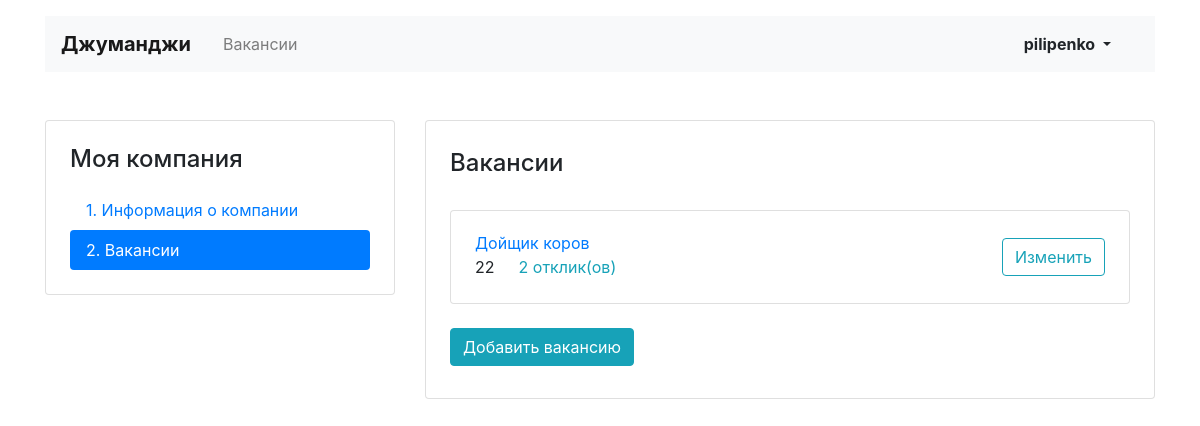
/mycompany/vacancies/ (signed in), run on the app's committed database.
### JobforJunes/models.py (models this page shows)
class Vacancy(models.Model):
    title = models.CharField(max_length=64)
    specialty = models.ForeignKey(Specialty, on_delete=models.CASCADE, related_name='vacancies')
    company = models.ForeignKey(Company, on_delete=models.CASCADE, related_name='companies')
    skills = models.TextField()
    description = models.TextField()
    salary_min = models.IntegerField()
    salary_max = models.IntegerField()
    published_at = models.CharField(max_length=20)

### JobforJunes/views/my_vacancies.py (the view)
# urls.py: path('mycompany/vacancies/', MyVacanciesList.as_view(), name='my_vacancies'),
class MyVacanciesList(LoginRequiredMixin, View):
    def get(self, request):
        my_vacancies = Vacancy.objects.filter(company=request.user.company).annotate(appl_number=Count('applications'))
        if len(my_vacancies)>0:
            return render(request, 'vacancy_list.html', {'my_vacancies':my_vacancies})
        else:
            return render(request, 'vacancy_start.html')

### templates/vacancy_list.html (shortened to what this page needs)
{% extends 'base.html' %}
{%block project %}
  <main class="container mt-3 pb-5">
    <div class="row mt-5">
      <div class="col-12 col-lg-4">
        <aside class="pt-3 pb-4 px-4 mb-5 card">
          <h1 class="h4 pt-2 pb-2">Моя компания</h1>
          <div class="nav flex-column nav-pills" id="v-pills-tab" role="tablist" aria-orientation="vertical">
            <a class="nav-link" href={% url 'my_company' %}>1. Информация о&nbsp;компании</a>
            <a class="nav-link active" href={url 'my_vacancies'}>2. Вакансии</a>
          </div>
        </aside>
      </div>
      <div class="col-12 col-lg-8">
        <div class="card">
          <div class="card-body px-4 pb-4">
            <section class="tab-pane fade show active">
              <h2 class="h4 pt-2 pb-3">Вакансии</h2>
              {% for vacancy in my_vacancies %}
              <div class="card mt-3">
                <div class="card-body px-4">
                  <div class="row align-items-center">
                    <div class="col-6 col-lg-8">
                      <a href="#" class="mb-1">{{vacancy.title}}</a>
                      <p class="mb-1">
                        <span class="mr-4">{{vacancy.salary_max}}</span><a href="#" class="text-info">{{vacancy.appl_number}} отклик(ов)</a>
                      </p>
                    </div>
                    <div class="col-6 col-lg-4 text-right">
                      <a href={% url 'vacancy_edit' vacancy.id %} class="btn btn-outline-info">Изменить</a>
                    </div>
                  </div>
                </div>
              </div>
              {% endfor %}
            </section>
            <br>
            <a href={% url 'vacancy_create' %} class="btn btn-info mb-2">Добавить вакансию</a>
          </div>
        </div>
      </div>
    </div>
  </main>
{% endblock %}

### templates/base.html (shortened to what this page needs)
<!DOCTYPE html>
<html lang="ru">
<head>
  <link rel="stylesheet" href="https://stackpath.bootstrapcdn.com/bootstrap/4.3.1/css/bootstrap.min.css">
</head>
<body>
  <header class="container mt-3">
    <nav class="navbar navbar-expand-lg navbar-light bg-light">
      <a class="navbar-brand mr-4 font-weight-bold" href={% url 'main' %}>Джуманджи</a>
      <div class="collapse navbar-collapse justify-content-between" id="navbarNav">
        <ul class="navbar-nav col-10">
          <li class="nav-item">
          <li {% if url == 'vacancies' %} class="nav-item active" {% endif %}>
              <a class="nav-link" href={% url 'vacancies' %}>Вакансии</a>
          </li>
       </ul>
          {% if request.user.is_anonymous  %}
        <ul class="navbar-nav col-2 justify-content-end">
          <li class="nav-item active">
            <a href={% url 'login' %} class="nav-link font-weight-bold">Вход</a>
          </li>
        </ul>
      </div>
    </nav>
        </ul>
   </div>
      {% else %}
          <ul class="navbar-nav col-2 justify-content-end">
          <li class="nav-item active">
            <div class="btn-group">
              <button type="button" class="btn dropdown-toggle font-weight-bold" data-toggle="dropdown" aria-haspopup="true" aria-expanded="false">
                {{request.user.username}}
              </button>
            </div>
          </li>
        </ul>
    {% endif %}
  </header>
{%block project%} {%endblock%}
<body>
</body>
</html>

### data on the page
Vacancy: title "Дойщик коров", salary_max "22", appl_number "2"

### other printed values
{{ request.user.username }} "pilipenko"
